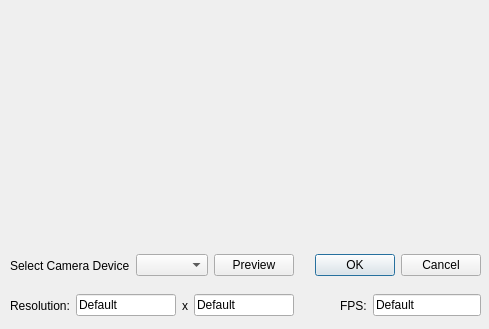
<?xml version="1.0" encoding="UTF-8"?>
<ui version="4.0">
 <class>CameraDevice</class>
 <widget class="QWidget" name="CameraDevice">
  <property name="geometry">
   <rect>
    <x>0</x>
    <y>0</y>
    <width>489</width>
    <height>329</height>
   </rect>
  </property>
  <property name="windowTitle">
   <string>Form</string>
  </property>
  <widget class="QWidget" name="layoutWidget">
   <property name="geometry">
    <rect>
     <x>10</x>
     <y>250</y>
     <width>471</width>
     <height>31</height>
    </rect>
   </property>
   <layout class="QHBoxLayout" name="horizontalLayout">
    <item>
     <widget class="QLabel" name="label">
      <property name="text">
       <string>Select Camera Device</string>
      </property>
     </widget>
    </item>
    <item>
     <widget class="QComboBox" name="comboBox"/>
    </item>
    <item>
     <widget class="QPushButton" name="pushButton">
      <property name="text">
       <string>Preview</string>
      </property>
     </widget>
    </item>
    <item>
     <widget class="QDialogButtonBox" name="buttonBox">
      <property name="standardButtons">
       <set>QDialogButtonBox::Cancel|QDialogButtonBox::Ok</set>
      </property>
     </widget>
    </item>
   </layout>
  </widget>
  <widget class="QWidget" name="widget" native="true">
   <property name="geometry">
    <rect>
     <x>10</x>
     <y>9</y>
     <width>471</width>
     <height>231</height>
    </rect>
   </property>
   <widget class="QWidget" name="verticalLayoutWidget">
    <property name="geometry">
     <rect>
      <x>0</x>
      <y>0</y>
      <width>471</width>
      <height>231</height>
     </rect>
    </property>
    <layout class="QVBoxLayout" name="verticalLayout">
     <item>
      <widget class="QLabel" name="label_NoImage">
       <property name="text">
        <string>&lt;No Image&gt;</string>
       </property>
      </widget>
     </item>
    </layout>
   </widget>
  </widget>
  <widget class="QWidget" name="horizontalLayoutWidget">
   <property name="geometry">
    <rect>
     <x>10</x>
     <y>290</y>
     <width>471</width>
     <height>31</height>
    </rect>
   </property>
   <layout class="QHBoxLayout" name="horizontalLayout_2">
    <item>
     <widget class="QLabel" name="label_2">
      <property name="sizePolicy">
       <sizepolicy hsizetype="Fixed" vsizetype="Preferred">
        <horstretch>0</horstretch>
        <verstretch>0</verstretch>
       </sizepolicy>
      </property>
      <property name="text">
       <string>Resolution:</string>
      </property>
     </widget>
    </item>
    <item>
     <widget class="QLineEdit" name="lineEdit">
      <property name="sizePolicy">
       <sizepolicy hsizetype="Fixed" vsizetype="Fixed">
        <horstretch>0</horstretch>
        <verstretch>0</verstretch>
       </sizepolicy>
      </property>
      <property name="maximumSize">
       <size>
        <width>100</width>
        <height>16777215</height>
       </size>
      </property>
      <property name="text">
       <string>Default</string>
      </property>
     </widget>
    </item>
    <item>
     <widget class="QLabel" name="label_3">
      <property name="sizePolicy">
       <sizepolicy hsizetype="Fixed" vsizetype="Preferred">
        <horstretch>0</horstretch>
        <verstretch>0</verstretch>
       </sizepolicy>
      </property>
      <property name="text">
       <string>x</string>
      </property>
     </widget>
    </item>
    <item>
     <widget class="QLineEdit" name="lineEdit_2">
      <property name="maximumSize">
       <size>
        <width>100</width>
        <height>16777215</height>
       </size>
      </property>
      <property name="text">
       <string>Default</string>
      </property>
     </widget>
    </item>
    <item>
     <spacer name="horizontalSpacer">
      <property name="orientation">
       <enum>Qt::Horizontal</enum>
      </property>
      <property name="sizeHint" stdset="0">
       <size>
        <width>40</width>
        <height>20</height>
       </size>
      </property>
     </spacer>
    </item>
    <item>
     <widget class="QLabel" name="label_4">
      <property name="sizePolicy">
       <sizepolicy hsizetype="Fixed" vsizetype="Preferred">
        <horstretch>0</horstretch>
        <verstretch>0</verstretch>
       </sizepolicy>
      </property>
      <property name="text">
       <string>FPS:</string>
      </property>
     </widget>
    </item>
    <item>
     <widget class="QLineEdit" name="lineEdit_3">
      <property name="text">
       <string>Default</string>
      </property>
     </widget>
    </item>
   </layout>
  </widget>
 </widget>
 <resources/>
 <connections/>
</ui>
